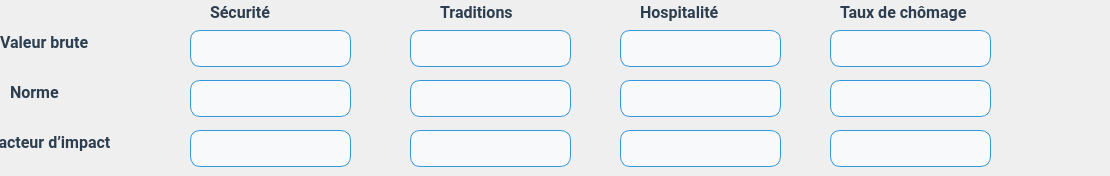
     <widget class="QWidget" name="tab_societe">
      <attribute name="title">
       <string>Période 1</string>
      </attribute>
      <widget class="QLabel" name="label_101">
       <property name="geometry">
        <rect>
         <x>0</x>
         <y>20</y>
         <width>191</width>
         <height>45</height>
        </rect>
       </property>
       <property name="font">
        <font>
         <family>Roboto,Open Sans,Arial,sans-serif</family>
         <pointsize>-1</pointsize>
         <weight>75</weight>
         <bold>true</bold>
        </font>
       </property>
       <property name="styleSheet">
        <string notr="true">QLabel {
    font-family: 'Roboto', 'Open Sans', Arial, sans-serif; /* Police élégante */
    font-size: 16px;          /* Taille du texte pour lisibilité */
    font-weight: bold;      /* Pas de gras */
    color: #2c3e50;           /* Bleu foncé professionnel */
    text-align: center;       /* Centre le texte */
    background-color: transparent; /* Fond gris très clair */
}
</string>
       </property>
       <property name="text">
        <string>Valeur brute</string>
       </property>
      </widget>
      <widget class="QLabel" name="label_102">
       <property name="geometry">
        <rect>
         <x>10</x>
         <y>70</y>
         <width>181</width>
         <height>45</height>
        </rect>
       </property>
       <property name="font">
        <font>
         <family>Roboto,Open Sans,Arial,sans-serif</family>
         <pointsize>-1</pointsize>
         <weight>75</weight>
         <bold>true</bold>
        </font>
       </property>
       <property name="styleSheet">
        <string notr="true">QLabel {
    font-family: 'Roboto', 'Open Sans', Arial, sans-serif; /* Police élégante */
    font-size: 16px;          /* Taille du texte pour lisibilité */
    font-weight: bold;      /* Pas de gras */
    color: #2c3e50;           /* Bleu foncé professionnel */
    text-align: center;       /* Centre le texte */
    background-color: transparent; /* Fond gris très clair */
}
</string>
       </property>
       <property name="text">
        <string>Norme</string>
       </property>
      </widget>
      <widget class="QLabel" name="label_103">
       <property name="geometry">
        <rect>
         <x>-10</x>
         <y>120</y>
         <width>201</width>
         <height>45</height>
        </rect>
       </property>
       <property name="font">
        <font>
         <family>Roboto,Open Sans,Arial,sans-serif</family>
         <pointsize>-1</pointsize>
         <weight>75</weight>
         <bold>true</bold>
        </font>
       </property>
       <property name="styleSheet">
        <string notr="true">QLabel {
    font-family: 'Roboto', 'Open Sans', Arial, sans-serif; /* Police élégante */
    font-size: 16px;          /* Taille du texte pour lisibilité */
    font-weight: bold;      /* Pas de gras */
    color: #2c3e50;           /* Bleu foncé professionnel */
    text-align: center;       /* Centre le texte */
    background-color: transparent; /* Fond gris très clair */
}
</string>
       </property>
       <property name="text">
        <string>Facteur d’impact</string>
       </property>
      </widget>
      <widget class="QLineEdit" name="valeur_b_Inf_T3_73">
       <property name="geometry">
        <rect>
         <x>190</x>
         <y>30</y>
         <width>161</width>
         <height>37</height>
        </rect>
       </property>
       <property name="styleSheet">
        <string notr="true">QLineEdit {
    background-color: #f8f9fa; /* Fond gris très clair */
    border: 1px solid #3498db; /* Bordure bleue légère */
    border-radius: 10px;       /* Coins arrondis */
    padding: 5px 10px;         /* Espacement interne */
    font-family: 'Roboto', 'Open Sans', Arial, sans-serif; /* Police moderne */
    font-size: 14px;           /* Taille du texte */
    color: #2c3e50;            /* Texte bleu foncé */
}

QLineEdit:hover {
    border: 1px solid #1abc9c; /* Bordure verte au survol */
    background-color: #ffffff; /* Fond blanc au survol */
    transition: 0.3s ease;     /* Animation fluide */
}

QLineEdit:focus {
    border: 2px solid #1abc9c; /* Bordure verte épaisse quand sélectionné */
    background-color: #ffffff; /* Fond blanc */
    color: #2c3e50;            /* Couleur du texte */
}
</string>
       </property>
      </widget>
      <widget class="QLineEdit" name="valeur_b_Inf_T3_74">
       <property name="geometry">
        <rect>
         <x>410</x>
         <y>30</y>
         <width>161</width>
         <height>37</height>
        </rect>
       </property>
       <property name="styleSheet">
        <string notr="true">QLineEdit {
    background-color: #f8f9fa; /* Fond gris très clair */
    border: 1px solid #3498db; /* Bordure bleue légère */
    border-radius: 10px;       /* Coins arrondis */
    padding: 5px 10px;         /* Espacement interne */
    font-family: 'Roboto', 'Open Sans', Arial, sans-serif; /* Police moderne */
    font-size: 14px;           /* Taille du texte */
    color: #2c3e50;            /* Texte bleu foncé */
}

QLineEdit:hover {
    border: 1px solid #1abc9c; /* Bordure verte au survol */
    background-color: #ffffff; /* Fond blanc au survol */
    transition: 0.3s ease;     /* Animation fluide */
}

QLineEdit:focus {
    border: 2px solid #1abc9c; /* Bordure verte épaisse quand sélectionné */
    background-color: #ffffff; /* Fond blanc */
    color: #2c3e50;            /* Couleur du texte */
}
</string>
       </property>
      </widget>
      <widget class="QLineEdit" name="valeur_b_Inf_T3_75">
       <property name="geometry">
        <rect>
         <x>620</x>
         <y>30</y>
         <width>161</width>
         <height>37</height>
        </rect>
       </property>
       <property name="styleSheet">
        <string notr="true">QLineEdit {
    background-color: #f8f9fa; /* Fond gris très clair */
    border: 1px solid #3498db; /* Bordure bleue légère */
    border-radius: 10px;       /* Coins arrondis */
    padding: 5px 10px;         /* Espacement interne */
    font-family: 'Roboto', 'Open Sans', Arial, sans-serif; /* Police moderne */
    font-size: 14px;           /* Taille du texte */
    color: #2c3e50;            /* Texte bleu foncé */
}

QLineEdit:hover {
    border: 1px solid #1abc9c; /* Bordure verte au survol */
    background-color: #ffffff; /* Fond blanc au survol */
    transition: 0.3s ease;     /* Animation fluide */
}

QLineEdit:focus {
    border: 2px solid #1abc9c; /* Bordure verte épaisse quand sélectionné */
    background-color: #ffffff; /* Fond blanc */
    color: #2c3e50;            /* Couleur du texte */
}
</string>
       </property>
      </widget>
      <widget class="QLineEdit" name="valeur_b_Inf_T3_76">
       <property name="geometry">
        <rect>
         <x>830</x>
         <y>30</y>
         <width>161</width>
         <height>37</height>
        </rect>
       </property>
       <property name="styleSheet">
        <string notr="true">QLineEdit {
    background-color: #f8f9fa; /* Fond gris très clair */
    border: 1px solid #3498db; /* Bordure bleue légère */
    border-radius: 10px;       /* Coins arrondis */
    padding: 5px 10px;         /* Espacement interne */
    font-family: 'Roboto', 'Open Sans', Arial, sans-serif; /* Police moderne */
    font-size: 14px;           /* Taille du texte */
    color: #2c3e50;            /* Texte bleu foncé */
}

QLineEdit:hover {
    border: 1px solid #1abc9c; /* Bordure verte au survol */
    background-color: #ffffff; /* Fond blanc au survol */
    transition: 0.3s ease;     /* Animation fluide */
}

QLineEdit:focus {
    border: 2px solid #1abc9c; /* Bordure verte épaisse quand sélectionné */
    background-color: #ffffff; /* Fond blanc */
    color: #2c3e50;            /* Couleur du texte */
}
</string>
       </property>
      </widget>
      <widget class="QLineEdit" name="valeur_b_Inf_T3_77">
       <property name="geometry">
        <rect>
         <x>190</x>
         <y>80</y>
         <width>161</width>
         <height>37</height>
        </rect>
       </property>
       <property name="styleSheet">
        <string notr="true">QLineEdit {
    background-color: #f8f9fa; /* Fond gris très clair */
    border: 1px solid #3498db; /* Bordure bleue légère */
    border-radius: 10px;       /* Coins arrondis */
    padding: 5px 10px;         /* Espacement interne */
    font-family: 'Roboto', 'Open Sans', Arial, sans-serif; /* Police moderne */
    font-size: 14px;           /* Taille du texte */
    color: #2c3e50;            /* Texte bleu foncé */
}

QLineEdit:hover {
    border: 1px solid #1abc9c; /* Bordure verte au survol */
    background-color: #ffffff; /* Fond blanc au survol */
    transition: 0.3s ease;     /* Animation fluide */
}

QLineEdit:focus {
    border: 2px solid #1abc9c; /* Bordure verte épaisse quand sélectionné */
    background-color: #ffffff; /* Fond blanc */
    color: #2c3e50;            /* Couleur du texte */
}
</string>
       </property>
      </widget>
      <widget class="QLineEdit" name="valeur_b_Inf_T3_78">
       <property name="geometry">
        <rect>
         <x>190</x>
         <y>130</y>
         <width>161</width>
         <height>37</height>
        </rect>
       </property>
       <property name="styleSheet">
        <string notr="true">QLineEdit {
    background-color: #f8f9fa; /* Fond gris très clair */
    border: 1px solid #3498db; /* Bordure bleue légère */
    border-radius: 10px;       /* Coins arrondis */
    padding: 5px 10px;         /* Espacement interne */
    font-family: 'Roboto', 'Open Sans', Arial, sans-serif; /* Police moderne */
    font-size: 14px;           /* Taille du texte */
    color: #2c3e50;            /* Texte bleu foncé */
}

QLineEdit:hover {
    border: 1px solid #1abc9c; /* Bordure verte au survol */
    background-color: #ffffff; /* Fond blanc au survol */
    transition: 0.3s ease;     /* Animation fluide */
}

QLineEdit:focus {
    border: 2px solid #1abc9c; /* Bordure verte épaisse quand sélectionné */
    background-color: #ffffff; /* Fond blanc */
    color: #2c3e50;            /* Couleur du texte */
}
</string>
       </property>
      </widget>
      <widget class="QLineEdit" name="valeur_b_Inf_T3_79">
       <property name="geometry">
        <rect>
         <x>410</x>
         <y>80</y>
         <width>161</width>
         <height>37</height>
        </rect>
       </property>
       <property name="styleSheet">
        <string notr="true">QLineEdit {
    background-color: #f8f9fa; /* Fond gris très clair */
    border: 1px solid #3498db; /* Bordure bleue légère */
    border-radius: 10px;       /* Coins arrondis */
    padding: 5px 10px;         /* Espacement interne */
    font-family: 'Roboto', 'Open Sans', Arial, sans-serif; /* Police moderne */
    font-size: 14px;           /* Taille du texte */
    color: #2c3e50;            /* Texte bleu foncé */
}

QLineEdit:hover {
    border: 1px solid #1abc9c; /* Bordure verte au survol */
    background-color: #ffffff; /* Fond blanc au survol */
    transition: 0.3s ease;     /* Animation fluide */
}

QLineEdit:focus {
    border: 2px solid #1abc9c; /* Bordure verte épaisse quand sélectionné */
    background-color: #ffffff; /* Fond blanc */
    color: #2c3e50;            /* Couleur du texte */
}
</string>
       </property>
      </widget>
      <widget class="QLineEdit" name="valeur_b_Inf_T3_80">
       <property name="geometry">
        <rect>
         <x>410</x>
         <y>130</y>
         <width>161</width>
         <height>37</height>
        </rect>
       </property>
       <property name="styleSheet">
        <string notr="true">QLineEdit {
    background-color: #f8f9fa; /* Fond gris très clair */
    border: 1px solid #3498db; /* Bordure bleue légère */
    border-radius: 10px;       /* Coins arrondis */
    padding: 5px 10px;         /* Espacement interne */
    font-family: 'Roboto', 'Open Sans', Arial, sans-serif; /* Police moderne */
    font-size: 14px;           /* Taille du texte */
    color: #2c3e50;            /* Texte bleu foncé */
}

QLineEdit:hover {
    border: 1px solid #1abc9c; /* Bordure verte au survol */
    background-color: #ffffff; /* Fond blanc au survol */
    transition: 0.3s ease;     /* Animation fluide */
}

QLineEdit:focus {
    border: 2px solid #1abc9c; /* Bordure verte épaisse quand sélectionné */
    background-color: #ffffff; /* Fond blanc */
    color: #2c3e50;            /* Couleur du texte */
}
</string>
       </property>
      </widget>
      <widget class="QLineEdit" name="valeur_b_Inf_T3_81">
       <property name="geometry">
        <rect>
         <x>620</x>
         <y>80</y>
         <width>161</width>
         <height>37</height>
        </rect>
       </property>
       <property name="styleSheet">
        <string notr="true">QLineEdit {
    background-color: #f8f9fa; /* Fond gris très clair */
    border: 1px solid #3498db; /* Bordure bleue légère */
    border-radius: 10px;       /* Coins arrondis */
    padding: 5px 10px;         /* Espacement interne */
    font-family: 'Roboto', 'Open Sans', Arial, sans-serif; /* Police moderne */
    font-size: 14px;           /* Taille du texte */
    color: #2c3e50;            /* Texte bleu foncé */
}

QLineEdit:hover {
    border: 1px solid #1abc9c; /* Bordure verte au survol */
    background-color: #ffffff; /* Fond blanc au survol */
    transition: 0.3s ease;     /* Animation fluide */
}

QLineEdit:focus {
    border: 2px solid #1abc9c; /* Bordure verte épaisse quand sélectionné */
    background-color: #ffffff; /* Fond blanc */
    color: #2c3e50;            /* Couleur du texte */
}
</string>
       </property>
      </widget>
      <widget class="QLineEdit" name="valeur_b_Inf_T3_82">
       <property name="geometry">
        <rect>
         <x>620</x>
         <y>130</y>
         <width>161</width>
         <height>37</height>
        </rect>
       </property>
       <property name="styleSheet">
        <string notr="true">QLineEdit {
    background-color: #f8f9fa; /* Fond gris très clair */
    border: 1px solid #3498db; /* Bordure bleue légère */
    border-radius: 10px;       /* Coins arrondis */
    padding: 5px 10px;         /* Espacement interne */
    font-family: 'Roboto', 'Open Sans', Arial, sans-serif; /* Police moderne */
    font-size: 14px;           /* Taille du texte */
    color: #2c3e50;            /* Texte bleu foncé */
}

QLineEdit:hover {
    border: 1px solid #1abc9c; /* Bordure verte au survol */
    background-color: #ffffff; /* Fond blanc au survol */
    transition: 0.3s ease;     /* Animation fluide */
}

QLineEdit:focus {
    border: 2px solid #1abc9c; /* Bordure verte épaisse quand sélectionné */
    background-color: #ffffff; /* Fond blanc */
    color: #2c3e50;            /* Couleur du texte */
}
</string>
       </property>
      </widget>
      <widget class="QLineEdit" name="valeur_b_Inf_T3_83">
       <property name="geometry">
        <rect>
         <x>830</x>
         <y>80</y>
         <width>161</width>
         <height>37</height>
        </rect>
       </property>
       <property name="styleSheet">
        <string notr="true">QLineEdit {
    background-color: #f8f9fa; /* Fond gris très clair */
    border: 1px solid #3498db; /* Bordure bleue légère */
    border-radius: 10px;       /* Coins arrondis */
    padding: 5px 10px;         /* Espacement interne */
    font-family: 'Roboto', 'Open Sans', Arial, sans-serif; /* Police moderne */
    font-size: 14px;           /* Taille du texte */
    color: #2c3e50;            /* Texte bleu foncé */
}

QLineEdit:hover {
    border: 1px solid #1abc9c; /* Bordure verte au survol */
    background-color: #ffffff; /* Fond blanc au survol */
    transition: 0.3s ease;     /* Animation fluide */
}

QLineEdit:focus {
    border: 2px solid #1abc9c; /* Bordure verte épaisse quand sélectionné */
    background-color: #ffffff; /* Fond blanc */
    color: #2c3e50;            /* Couleur du texte */
}
</string>
       </property>
      </widget>
      <widget class="QLineEdit" name="valeur_b_Inf_T3_84">
       <property name="geometry">
        <rect>
         <x>830</x>
         <y>130</y>
         <width>161</width>
         <height>37</height>
        </rect>
       </property>
       <property name="styleSheet">
        <string notr="true">QLineEdit {
    background-color: #f8f9fa; /* Fond gris très clair */
    border: 1px solid #3498db; /* Bordure bleue légère */
    border-radius: 10px;       /* Coins arrondis */
    padding: 5px 10px;         /* Espacement interne */
    font-family: 'Roboto', 'Open Sans', Arial, sans-serif; /* Police moderne */
    font-size: 14px;           /* Taille du texte */
    color: #2c3e50;            /* Texte bleu foncé */
}

QLineEdit:hover {
    border: 1px solid #1abc9c; /* Bordure verte au survol */
    background-color: #ffffff; /* Fond blanc au survol */
    transition: 0.3s ease;     /* Animation fluide */
}

QLineEdit:focus {
    border: 2px solid #1abc9c; /* Bordure verte épaisse quand sélectionné */
    background-color: #ffffff; /* Fond blanc */
    color: #2c3e50;            /* Couleur du texte */
}
</string>
       </property>
      </widget>
      <widget class="QLabel" name="label_133">
       <property name="geometry">
        <rect>
         <x>840</x>
         <y>-10</y>
         <width>261</width>
         <height>45</height>
        </rect>
       </property>
       <property name="font">
        <font>
         <family>Roboto,Open Sans,Arial,sans-serif</family>
         <pointsize>-1</pointsize>
         <weight>75</weight>
         <bold>true</bold>
        </font>
       </property>
       <property name="styleSheet">
        <string notr="true">QLabel {
    font-family: 'Roboto', 'Open Sans', Arial, sans-serif; /* Police élégante */
    font-size: 16px;          /* Taille du texte pour lisibilité */
    font-weight: bold;      /* Pas de gras */
    color: #2c3e50;           /* Bleu foncé professionnel */
    text-align: center;       /* Centre le texte */
    background-color: transparent; /* Fond gris très clair */
}
</string>
       </property>
       <property name="text">
        <string>Taux de chômage</string>
       </property>
      </widget>
      <widget class="QLabel" name="label_131">
       <property name="geometry">
        <rect>
         <x>640</x>
         <y>-10</y>
         <width>181</width>
         <height>45</height>
        </rect>
       </property>
       <property name="font">
        <font>
         <family>Roboto,Open Sans,Arial,sans-serif</family>
         <pointsize>-1</pointsize>
         <weight>75</weight>
         <bold>true</bold>
        </font>
       </property>
       <property name="styleSheet">
        <string notr="true">QLabel {
    font-family: 'Roboto', 'Open Sans', Arial, sans-serif; /* Police élégante */
    font-size: 16px;          /* Taille du texte pour lisibilité */
    font-weight: bold;      /* Pas de gras */
    color: #2c3e50;           /* Bleu foncé professionnel */
    text-align: center;       /* Centre le texte */
    background-color: transparent; /* Fond gris très clair */
}
</string>
       </property>
       <property name="text">
        <string>Hospitalité</string>
       </property>
      </widget>
      <widget class="QLabel" name="label_132">
       <property name="geometry">
        <rect>
         <x>210</x>
         <y>-10</y>
         <width>141</width>
         <height>45</height>
        </rect>
       </property>
       <property name="font">
        <font>
         <family>Roboto,Open Sans,Arial,sans-serif</family>
         <pointsize>-1</pointsize>
         <weight>75</weight>
         <bold>true</bold>
        </font>
       </property>
       <property name="styleSheet">
        <string notr="true">QLabel {
    font-family: 'Roboto', 'Open Sans', Arial, sans-serif; /* Police élégante */
    font-size: 16px;          /* Taille du texte pour lisibilité */
    font-weight: bold;      /* Pas de gras */
    color: #2c3e50;           /* Bleu foncé professionnel */
    text-align: center;       /* Centre le texte */
    background-color: transparent; /* Fond gris très clair */
}
</string>
       </property>
       <property name="text">
        <string>Sécurité</string>
       </property>
      </widget>
      <widget class="QLabel" name="label_130">
       <property name="geometry">
        <rect>
         <x>440</x>
         <y>-10</y>
         <width>181</width>
         <height>45</height>
        </rect>
       </property>
       <property name="font">
        <font>
         <family>Roboto,Open Sans,Arial,sans-serif</family>
         <pointsize>-1</pointsize>
         <weight>75</weight>
         <bold>true</bold>
        </font>
       </property>
       <property name="styleSheet">
        <string notr="true">QLabel {
    font-family: 'Roboto', 'Open Sans', Arial, sans-serif; /* Police élégante */
    font-size: 16px;          /* Taille du texte pour lisibilité */
    font-weight: bold;      /* Pas de gras */
    color: #2c3e50;           /* Bleu foncé professionnel */
    text-align: center;       /* Centre le texte */
    background-color: transparent; /* Fond gris très clair */
}

</string>
       </property>
       <property name="text">
        <string>Traditions</string>
       </property>
      </widget>
     </widget>
